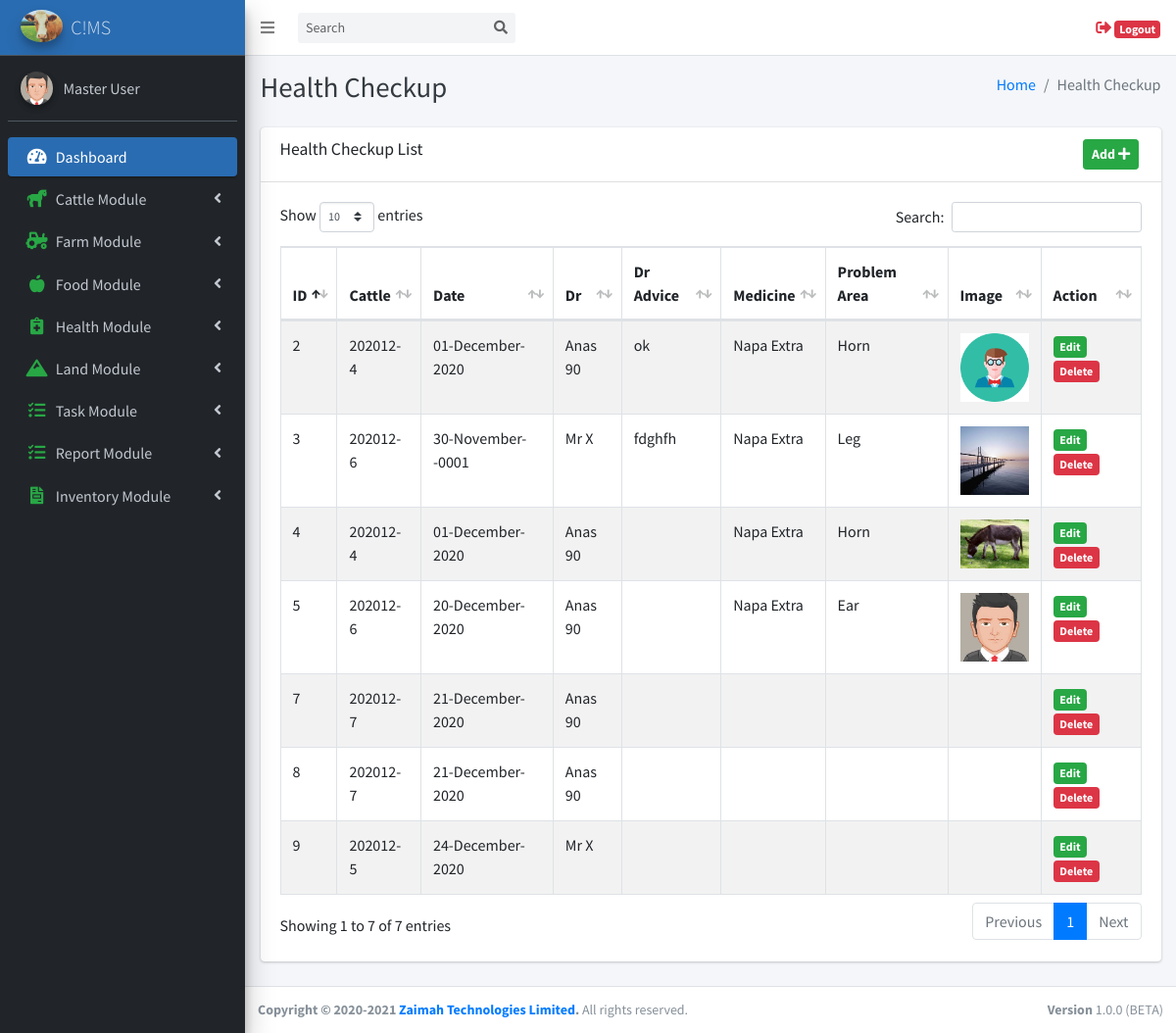
The app's page /health_module/health_checkup/index.php (signed in) with its own data.
### tables this page shows
CREATE TABLE `health_checkup` (
  `hc_id` int(11) NOT NULL,
  `cattle_id` text NOT NULL,
  `date` date NOT NULL,
  `dr_id` int(11) NOT NULL,
  `dr_advise` text NOT NULL,
  `medicine_id` text DEFAULT NULL,
  `dr_visiting_time` time DEFAULT NULL,
  `medicine_routine_id` int(11) NOT NULL,
  `remarks` text NOT NULL,
  `problem_type` text NOT NULL,
  `problem_details` text NOT NULL,
  `problem_area` text NOT NULL,
  `health_checkup_pic` text NOT NULL,
  `user_id` int(11) DEFAULT NULL,
  `create_date` date DEFAULT NULL,
  `update_date` date DEFAULT NULL,
  `delete_status` int(11) NOT NULL DEFAULT 0
);

CREATE TABLE `cattle_profile` (
  `cattle_profile_id` int(11) NOT NULL,
  `user_id` int(11) DEFAULT 0,
  `create_date` timestamp NULL DEFAULT NULL,
  `update_date` timestamp NULL DEFAULT NULL,
  `delete_status` int(11) NOT NULL DEFAULT 0,
  `cattle_code` text DEFAULT NULL,
  `ear_tag` text DEFAULT NULL,
  `ear_tag_color` text DEFAULT NULL,
  `electronic_ear_tag` text DEFAULT NULL,
  `other_tag` text DEFAULT NULL,
  `brand` text DEFAULT NULL,
  `animal_type` text DEFAULT NULL,
  `conception_type` text DEFAULT NULL,
  `birth_date` text DEFAULT NULL,
  `birth_weight` text DEFAULT NULL,
  `weaning_date` text DEFAULT NULL,
  `weaning_weight` text DEFAULT NULL,
  `castrated` text DEFAULT NULL,
  `castrated_date` text DEFAULT NULL,
  `gender` text DEFAULT NULL,
  `height` text DEFAULT NULL,
  `width` text DEFAULT NULL,
  `length` text DEFAULT NULL,
  `weight` double NOT NULL,
  `cattle_kin` text DEFAULT NULL,
  `teeth` text DEFAULT NULL,
  `color` text DEFAULT NULL,
  `special_sign` text DEFAULT NULL,
  `horn` text DEFAULT NULL,
  `farm` text DEFAULT NULL,
  `remarks` text DEFAULT NULL,
  `status` text DEFAULT NULL,
  `age` text DEFAULT NULL,
  `problem_type` text DEFAULT NULL,
  `problem_details` text DEFAULT NULL,
  `problem_area` text DEFAULT NULL,
  `mother_id` text DEFAULT NULL,
  `father_id` text DEFAULT NULL,
  `buy_or_birth` text DEFAULT NULL,
  `buy_price` text DEFAULT NULL,
  `buy_date` text DEFAULT NULL,
  `cattle_profile_pic` text DEFAULT NULL
);

CREATE TABLE `doctor_profile` (
  `dp_id` int(11) NOT NULL,
  `dr_name` text NOT NULL,
  `address` text NOT NULL,
  `chamber_address` text NOT NULL,
  `phone_no_1` text NOT NULL,
  `phone_no_2` text NOT NULL,
  `email` text NOT NULL,
  `social_media` text NOT NULL,
  `dr_helping_hand` text NOT NULL,
  `dr_helping_hand_contact` text NOT NULL,
  `date` date DEFAULT NULL,
  `user_id` int(11) DEFAULT NULL,
  `chamber_timing_start` time NOT NULL,
  `chamber_timing_end` time NOT NULL,
  `day_off` text DEFAULT NULL,
  `visiting_charge_in_chamber` double NOT NULL,
  `visiting_charge_in_farm` double NOT NULL,
  `create_date` date DEFAULT NULL,
  `update_date` date DEFAULT NULL,
  `delete_status` int(11) NOT NULL DEFAULT 0
);

CREATE TABLE `medicine` (
  `med_id` int(11) NOT NULL,
  `med_name` text NOT NULL,
  `med_gen_name` text NOT NULL,
  `med_purpose` text NOT NULL,
  `med_price_in_set` double DEFAULT NULL,
  `med_unit` text NOT NULL,
  `med_amount` text DEFAULT NULL,
  `unit_price` double NOT NULL,
  `user_id` int(11) DEFAULT NULL,
  `health_checkup_id` text DEFAULT NULL,
  `create_date` date DEFAULT NULL,
  `update_date` date DEFAULT NULL,
  `delete_status` int(11) NOT NULL DEFAULT 0
);

CREATE TABLE `problem_area` (
  `problem_area_id` int(11) NOT NULL,
  `problem_area_name` text NOT NULL,
  `user_id` int(11) DEFAULT NULL,
  `create_date` timestamp NULL DEFAULT NULL,
  `update_date` int(11) DEFAULT NULL,
  `delete_status` int(11) NOT NULL DEFAULT 0
);

### dashboard/info_store/function.php (called while the page is built, shortened)
<?php
function get_cattle_code($connect, $cattle_id)
{
    $statement = $connect->prepare("SELECT * FROM cattle_profile WHERE cattle_profile_id = '$cattle_id' ");
    $statement->execute();
    $result = $statement->fetchAll();
    foreach ($result as $row) {
        return $row['cattle_code'];
    }
}
function get_doctor_name($connect, $dr_name)
{
    $statement = $connect->prepare("SELECT * FROM doctor_profile WHERE dp_id = '$dr_name' ");
    $statement->execute();
    $result = $statement->fetchAll();
    foreach ($result as $row) {
        return $row['dr_name'];
    }
}
function get_problem_area_name($connect, $problem_area)
{
    $statement = $connect->prepare("SELECT * FROM problem_area WHERE problem_area_id = '$problem_area' ");
    $statement->execute();
    $result = $statement->fetchAll();
    foreach ($result as $row) {
        return $row['problem_area_name'];
    }
}
function get_medicine_name($connect, $medicine_id)
{
    $statement = $connect->prepare("SELECT * FROM medicine WHERE med_id = '$medicine_id' ");
    $statement->execute();
    $result = $statement->fetchAll();
    foreach ($result as $row) {
        return $row['med_name'];
    }
}
?>

### health_module/health_checkup/index.php (the view, shortened to what this page needs)
<?php
include_once "../../dashboard/index/navbar.php";
include_once "../../dashboard/index/sidebar.php";
include_once "../../dashboard/info_store/function.php";
?>
<div class="row mb-2">
  <div class="col-sm-6">
    <h1 class="m-0 text-dark">Health Checkup</h1>
  </div>
  <div class="col-sm-6">
    <ol class="breadcrumb float-sm-right">
      <li class="breadcrumb-item"><a href="<?php echo $_SESSION['base_url']; ?>">Home</a></li>
      <li class="breadcrumb-item active">Health Checkup</li>
    </ol>
  </div>
</div>
</div>
</div>
<section class="content">
  <div class="container-fluid">
    <div class="card">
      <div class="card-header">
        <div class="row">
          <div class="col-lg-11">
            <h3 class="card-title">Health Checkup List</h3>
          </div>
          <div class="col-lg-1">
            <a href="add.php">
              <button class="btn btn-sm btn-success"><b>Add</b> <i class="fas fa-plus"></i></button>
            </a>
          </div>
        </div>
      </div>
      <div class="card-body">
        <table id="example1" class="table table-bordered table-striped">
          <thead>
          <tr>
            <th> ID</th>
            <th> Cattle</th>
            <th> Date</th>
            <th> Dr</th>
            <th> Dr Advice</th>
            <th> Medicine</th>
            <th> Problem Area</th>
            <th> Image</th>
            <th> Action</th>
          </tr>
          </thead>
          <tbody>
          <?php
          $query = $connect->prepare("SELECT * FROM `health_checkup` WHERE delete_status = 0");
          $query->execute();
          $result = $query->fetchAll();
          foreach ($result as $row) {
            ?>
            <tr>
              <td><?php echo htmlspecialchars($row['hc_id']) ?></td>
              <td><?php echo get_cattle_code($connect, $row['cattle_id']); ?></td>
              <td><?php if(!empty($row['date'])){ echo date("d-F-Y", strtotime($row['date'])); } ?></td>
              <td><?php echo get_doctor_name($connect, $row['dr_id']); ?></td>
              <td><?php echo htmlspecialchars($row['dr_advise']) ?></td>
              <td><?php echo get_medicine_name($connect, $row['medicine_id']); ?></td>
              <td><?php echo get_problem_area_name($connect, $row['problem_area']); ?></td>
              <td><img src="<?php echo $row['health_checkup_pic']; ?>" width='70px'></td>
              <td><a href="add.php?id=<?php echo((((($row['hc_id'] + 9954) * 777) / 100) * 2) * 1971); ?>">
                  <button class="badge badge-success btn-sm">Edit</button>
                </a>
                  <button type="button" name="delete" id="<?php echo $row["hc_id"] ?>"
                                                    class="badge badge-danger btn-sm delete"
                                                    data-status="<?php echo $row["delete_status"] ?>">Delete
                                            </button>
              </td>
            </tr>
            <?php
          }
          ?>
          </tbody>
        </table>
      </div>
    </div>
  </div>
</section>
<?php
include_once "../../dashboard/index/footer.php";
?>

### records on screen
health_checkup: hc_id "2", cattle.cattle_code "202012-4", date "01-December-2020", dr.dr_name "Anas 90", dr_advise "ok", medicine.med_name "Napa Extra", problem_area.problem_area_name "Horn", health_checkup_pic (picture)
health_checkup: hc_id "3", cattle.cattle_code "202012-6", date "30-November--0001", dr.dr_name "Mr X", dr_advise "fdghfh", medicine_id "Napa Extra", problem_area.problem_area_name "Leg", health_checkup_pic (picture)
health_checkup: hc_id "4", cattle_id "202012-4", date "01-December-2020", dr_id "Anas 90", medicine_id "Napa Extra", problem_area "Horn", health_checkup_pic (picture)
health_checkup: hc_id "5", cattle_id "202012-6", date "20-December-2020", dr_id "Anas 90", medicine_id "Napa Extra", problem_area.problem_area_name "Ear", health_checkup_pic (picture)
health_checkup: hc_id "7", cattle.cattle_code "202012-7", date "21-December-2020", dr_id "Anas 90"
health_checkup: hc_id "8", cattle_id "202012-7", date "21-December-2020", dr_id "Anas 90"
health_checkup: hc_id "9", cattle.cattle_code "202012-5", date "24-December-2020", dr_id "Mr X"

### other values on screen
$_SESSION['user_name'] "Master User"
